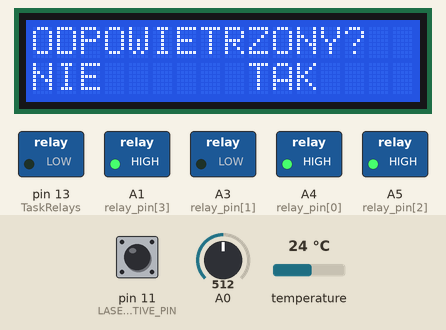
Simulated run of this sketch. Board: Arduino Mega 2560, built with avr-gcc and run on an emulated ATmega2560. Shown: 16×2 character LCD, switched loads named in the sketch (green lamp = pin HIGH). The inputs (shaded band) are chosen by the test bench; at power-on: temperature 24 °C, A0 = 512, pin 11 (LASER_ACTIVE_PIN) HIGH. Pins used as bus, display or sensor lines are not drawn; what the sketch prints to the serial monitor is not drawn.

Above: at 1.2 s.
1.3 s: temperature set to 12 °C
8.0 s: A0 set to 542
9.5 s: A0 set to 573
11.0 s: A0 set to 390
At 11.09 s:
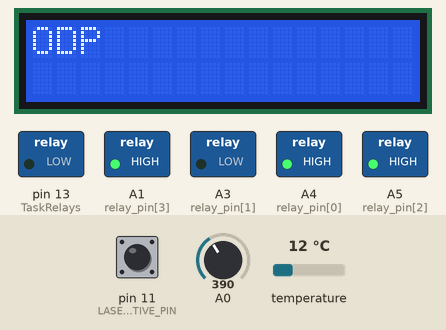
12.5 s: A0 set to 361
At 13.8 s:
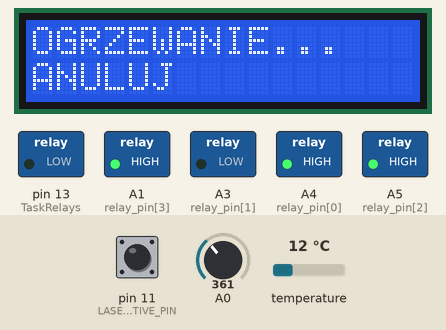
14.1 s: A0 set to 716
Timing chart, 0 to 16.6 s (numbered marks = the images above; inputs shaded):
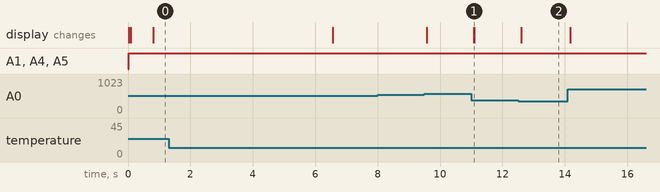

The sketch:

refrigerator-regulator.ino
```cpp
#include <Arduino_FreeRTOS.h>
#include <LiquidCrystal.h>
#include "Buttons.hpp"
#include "Relays.hpp"
#include "TemperatureSensor.hpp"
#include "PowerRegulation.hpp"
#include "ExtractorRegulator.hpp"
#include "FridgeRegulator.hpp"
#include "config.hpp"
#include "LCD.hpp"

#if defined(__AVR_ATmega2560__)
const int TASK_STACK_SMALL = 64;
const int TASK_STACK_HUGE = 256;
#else
#error It wont fit...
#endif


void setup() {
     Serial.begin(115200);
     Serial.println("# Refrigerator Regulator!");
     Serial.println();

  xTaskCreate(
    TaskTemperatureSensor
    ,  NULL
    ,  TASK_STACK_HUGE
    ,  NULL
    ,  1
    ,  NULL );

  xTaskCreate(
    TaskPowerRegulation
    ,  NULL
    ,  TASK_STACK_SMALL
    ,  NULL
    ,  2
    ,  NULL );

  xTaskCreate(
    TaskReadButtons
    ,  NULL
    ,  TASK_STACK_SMALL
    ,  NULL
    ,  2  // Priority
    ,  NULL );

  xTaskCreate(
    TaskRelays
    ,  NULL
    ,  TASK_STACK_SMALL
    ,  NULL
    ,  3  // Priority
    ,  NULL );

  xTaskCreate(
    TaskRefrigeratorRegulator
    ,  NULL
    ,  TASK_STACK_SMALL
    ,  NULL
    ,  3  // Priority
    ,  NULL );

    xTaskCreate(
      TaskExtractorRegulator
      ,  NULL
      ,  TASK_STACK_SMALL
      ,  NULL
      ,  3  // Priority
      ,  NULL );


  xTaskCreate(
    TaskPrintToLCD
    ,  NULL
    ,  TASK_STACK_HUGE*2
    ,  NULL
    ,  0  // Priority
    ,  NULL );

}

float current_temperature = 0.0;
int lcd_key = btnNONE;
int laser_active = 0;
bool force_extraction = false;
bool venting_confiirmed = false;
bool powering_off = false;

byte relay_states[] = {LOW, HIGH, LOW, LOW};

void loop() {
}
```

Buttons.cpp
```cpp
#include "Buttons.hpp"
#include <Arduino_FreeRTOS.h>
#include <Arduino.h>
#include "config.hpp"

extern int lcd_key;
extern int laser_active;

inline int read_LCD_buttons(){
    int adc_key_in = analogRead(0);
    if (adc_key_in > 1000) return btnNONE;
    if (adc_key_in < 50)   return btnRIGHT;
    if (adc_key_in < 195)  return btnUP;
    if (adc_key_in < 380)  return btnDOWN;
    if (adc_key_in < 555)  return btnLEFT;
    if (adc_key_in < 790)  return btnSELECT;
    return btnNONE;
}

void check_laser_active(){
  laser_active = digitalRead(LASER_ACTIVE_PIN) == LOW;
}

void TaskReadButtons(void *pvParameters)
{
  (void) pvParameters;
  for (;;)
  {
    lcd_key = read_LCD_buttons();
    laser_active = digitalRead(LASER_ACTIVE_PIN) == LOW;
    Serial.print("LASER PIN: ");
    Serial.println(laser_active);
    vTaskDelay(60 / portTICK_PERIOD_MS);
  }
}
```

Buttons.hpp
```cpp
enum { btnRIGHT, btnUP, btnDOWN, btnLEFT, btnSELECT, btnNONE };
void TaskReadButtons(void *pvParameters);
```

ExtractorRegulator.cpp
```cpp
#include <Arduino_FreeRTOS.h>
#include <Arduino.h>
#include "config.hpp"
#include "ExtractorRegulator.hpp"
#include "Relays.hpp"

extern int laser_active;
extern bool force_extraction;

void TaskExtractorRegulator(void *pvParameters)
{
    (void) pvParameters;
    for(;;){
      if(force_extraction or laser_active){
        relay_enable(RELAY_EXHAUST);
      }else{
        relay_disable(RELAY_EXHAUST);
      }
      vTaskDelay(100 / portTICK_PERIOD_MS);
  }
}
```

ExtractorRegulator.hpp
```cpp
void TaskExtractorRegulator(void *pvParameters);
```

FridgeRegulator.cpp
```cpp
#include <Arduino_FreeRTOS.h>
#include <Arduino.h>
#include "config.hpp"
#include "Relays.hpp"
#include "FridgeRegulator.hpp"

enum states {
  IDLING, COOLING
};

int state = IDLING;
long state_change_time = 0;

extern float current_temperature;

bool cooling_enabled = false;

bool can_cool(){
  return (cooling_enabled and relay_status(RELAY_PUMP));
}

bool fridge_rested(){
  return state_change_time == 0 or ((millis() - state_change_time) > fridge_cycle_time);
}

bool can_disable_pump(){
  return (state == IDLING) and fridge_rested();
}

void go_cooling(){
  Serial.println("# REFRIGERATOR IS GOING ON!");
  state = COOLING;
  relay_enable(RELAY_REFRIGERATOR);
  state_change_time = millis();
}

void go_idling(){
  Serial.println("# REFRIGERATOR IS GOING OFF!");
  state = IDLING;
  relay_disable(RELAY_REFRIGERATOR);
  state_change_time = millis();
}

void TaskRefrigeratorRegulator(void *pvParameters)
{
    (void) pvParameters;
    state_change_time = 0;

    for(;;){
      if(can_cool()){
        if (state == IDLING) {
          if (cooling_enabled and current_temperature > temperature_high_threshold and fridge_rested()) {
            go_cooling();
          }
        } else if (state == COOLING) {
          if (current_temperature < temperature_low_threshold) {
            go_idling();
          }
        }
      }else if(state == COOLING) {
        go_idling();
      }
      vTaskDelay(5000 / portTICK_PERIOD_MS);
  }
}
```

FridgeRegulator.hpp
```cpp
void TaskRefrigeratorRegulator(void *pvParameters);
bool can_disable_pump();
```

PowerRegulation.cpp
```cpp
#include <Arduino_FreeRTOS.h>
#include <Arduino.h>
#include "config.hpp"
#include "PowerRegulation.hpp"

byte pwmLevel = 70;


inline void setPwmFrequency() {
    TCCR3B = TCCR3B & 0b11111000 | 0x01;
}

void TaskPowerRegulation(void *pvParameters)
{
    (void) pvParameters;

     pinMode(power_regulation_pin, OUTPUT);
     setPwmFrequency();

    for(;;){
      analogWrite(
          power_regulation_pin,
          map(pwmLevel, 0, 100, lower_power_limit, upper_power_limit)
      );
      vTaskDelay(60 / portTICK_PERIOD_MS);
  }
}
```

PowerRegulation.hpp
```cpp
void TaskPowerRegulation(void *pvParameters);
```

Relays.cpp
```cpp
#include <Arduino_FreeRTOS.h>
#include <Arduino.h>
#include "config.hpp"
#include "Relays.hpp"
#include "FridgeRegulator.hpp"

extern byte relay_states[4];
extern bool venting_confiirmed;
extern bool powering_off;


void relay_enable(byte relay){
    relay_states[relay] = HIGH;
}

void relay_disable(byte relay){
    relay_states[relay] = LOW;
}

bool relay_status(byte relay){
    return relay_states[relay];
}


void TaskRelays(void *pvParameters)
{
    (void) pvParameters;

    pinMode(13, OUTPUT);

    for(auto i = 0; i<4; i++){
      digitalWrite(relay_pin[i], HIGH);
      pinMode(relay_pin[i], OUTPUT);
    }

    for(;;){
      if(powering_off){
        relay_states[RELAY_LASER_ENABLE] = LOW;
        if(can_disable_pump()){
          digitalWrite(SELF_POWERDOWN, LOW);
        }
      }else{
        relay_states[RELAY_LASER_ENABLE] = relay_states[RELAY_PUMP] && venting_confiirmed;
      }
      digitalWrite(13, relay_states[RELAY_LASER_ENABLE]);

      for(char i = 0; i<4; i++){
        if(i != RELAY_PUMP or relay_status(RELAY_PUMP) or can_disable_pump()){
          digitalWrite(relay_pin[i], !relay_states[i]);
        }
      }
      vTaskDelay(60 / portTICK_PERIOD_MS);
  }
}
```

Relays.hpp
```cpp
void TaskRelays(void *pvParameters);
void relay_enable(byte relay);
void relay_disable(byte relay);
bool relay_status(byte relay);
```

TemperatureSensor.cpp
```cpp
#include <Arduino_FreeRTOS.h>
#include <OneWire.h>
#include <DallasTemperature.h>
#include "TemperatureSensor.hpp"
#include "config.hpp"

extern float current_temperature;

void TaskTemperatureSensor(void *pvParameters)
{
  (void) pvParameters;

  OneWire oneWire(ONE_WIRE_BUS);
  DallasTemperature sensors(&oneWire);
  sensors.begin();

  for(;;)
  {
    sensors.requestTemperatures();
    current_temperature = sensors.getTempCByIndex(0);
    vTaskDelay(5000 / portTICK_PERIOD_MS);
  }
}
```

TemperatureSensor.hpp
```cpp
void TaskTemperatureSensor(void *pvParameters);
```

config.hpp
```cpp
#include <Arduino.h>

const byte LCD_RS = 8;
const byte LCD_E = 9;
const byte LCD_D4 = 4;
const byte LCD_D5 = 5;
const byte LCD_D6 = 6;
const byte LCD_D7 = 7;

const int ONE_WIRE_BUS = 2;
const int LASER_ACTIVE_PIN = 11;
const int SELF_POWERDOWN = 22;

const float temperature_low_threshold = 14.0;
const float temperature_high_threshold = 24.0;
const int interval = 3000;

const unsigned int relay_pin[] = {A4, A3, A5, A1};

enum relays {
  RELAY_REFRIGERATOR, RELAY_PUMP, RELAY_EXHAUST, RELAY_LASER_ENABLE
};

const int power_regulation_pin = 3;

const long fridge_cycle_time = 600000L;

const int lower_power_limit = 220;
const int upper_power_limit = 75;

/*
 * Pins in use:
 * Serial 0-1
 * one wire: 2
 * power regulation: 3
 * LCD 4-9
 * wtf?! 10
 * laser active 11
 * LED 13
 * Buttons: A0
 * Relays A1, A3, A4, A5
 *
 */


 /*
  * Relays
  * 1 - water pump
  * 2 - cooler
  * 3 - exhaust fan + air assist
  * 4 - (laser enable?)
  */
```

LCD.cpp
```cpp
#include <Arduino_FreeRTOS.h>
#include <LiquidCrystal.h>
#include <LiquidMenu.h>
#include "Buttons.hpp"
#include "LCD.hpp"
#include "config.hpp"
#include "Relays.hpp"
#include <Arduino.h>

LiquidCrystal lcd(LCD_RS, LCD_E, LCD_D4, LCD_D5, LCD_D6, LCD_D7);

extern byte pwmLevel;
extern byte relay_states[4];

// PERIPHERIALS SCREEN
extern float current_temperature;
extern bool cooling_enabled;
extern bool force_extraction;
extern bool venting_confiirmed;
extern bool powering_off;

float last_temperature = 0.0;
LiquidLine temperature_line(0, 0, last_temperature, "\337C");
LiquidLine power_line(8, 0, "PWR:", pwmLevel, "%");

// LiquidLine cooling_line(0, 1, "COOL:", cooling_enabled);
// LiquidLine exhaust_line(8, 1, "EXHA:", last_laser_active);
LiquidLine powerdown_line(0, 0, "WYLACZ LASER?");
LiquidLine exhaust_line(0, 1, "WENTYLUJ?: ", relay_states[RELAY_EXHAUST]);

// LiquidLine laser_active_line(14, 1, laser_active);

//
// void cooling_off(){
//   cooling_enabled = false;
//   relay_disable(RELAY_PUMP);
// }
// void cooling_on(){
//   relay_enable(RELAY_PUMP);
//   cooling_enabled = true;
// }

void exhaust_on(){
  force_extraction = true;
}
void exhaust_off(){
  force_extraction = false;
}

// POWER SCREEN
LiquidLine pwm_line(0, 0, "Power: ", pwmLevel, "%");
LiquidLine pwm_coarse_line(0, 1, "COARSE");
LiquidLine pwm_fine_line(9, 1, "FINE");

LiquidScreen peripherials_screen(temperature_line, power_line, pwm_coarse_line, pwm_fine_line);
LiquidScreen secondary_screen(powerdown_line, exhaust_line);

void pwm_up_coarse(){
  pwmLevel = min(pwmLevel + 10, 100);
}

void pwm_down_coarse(){
  pwmLevel = max(pwmLevel - 10, 0);
}

void pwm_up_fine(){
  pwmLevel = min(pwmLevel + 2, 100);
}

void pwm_down_fine(){
  pwmLevel = max(pwmLevel - 2, 0);
}

extern int lcd_key;
LiquidMenu menu(lcd);

inline void setupLCD(){
  lcd.begin(16, 2);
  lcd.setCursor(0,0);
}

LiquidLine powering_off_line(0, 0, "OGRZEWANIE...");
LiquidLine cancel_powering_off_line(0, 1, "ANULUJ");
LiquidScreen powering_off_screen(powering_off_line, cancel_powering_off_line);
LiquidMenu powering_off_menu(lcd, powering_off_screen);

LiquidLine vented_line(0, 0, "ODPOWIETRZONY?");
LiquidLine vented_no_line(0, 1, "NIE");
LiquidLine vented_yes_line(9, 1, "TAK");
LiquidScreen vented_screen(vented_line, vented_no_line, vented_yes_line);
LiquidMenu startupMenu(lcd, vented_screen);

LiquidSystem menu_system(startupMenu, menu, powering_off_menu);

void switch_to_running(){
  menu_system.change_menu(menu);
  venting_confiirmed=true;
  cooling_enabled = true;
}

void power_off(){
  cooling_enabled = false;
  venting_confiirmed = false;
  powering_off = true;
  menu_system.change_menu(powering_off_menu);
}

void cancel_power_off(){
  powering_off = false;
  venting_confiirmed = true;
  cooling_enabled = true;
  menu_system.change_menu(menu);
}

void configurePoweringOffMenu(){
  cancel_powering_off_line.attach_function(1, cancel_power_off);
  cancel_powering_off_line.attach_function(2, cancel_power_off);
}

void configureStartupMenu(){
  vented_no_line.attach_function(1, power_off);
  vented_no_line.attach_function(2, power_off);
  vented_yes_line.attach_function(1, switch_to_running);
  vented_yes_line.attach_function(2, switch_to_running);
}

void configureMenu(){
  // cooling_line.attach_function(1, cooling_on);
  // cooling_line.attach_function(2, cooling_off);

  pwm_coarse_line.attach_function(1, pwm_up_coarse);
  pwm_coarse_line.attach_function(2, pwm_down_coarse);
  pwm_fine_line.attach_function(1, pwm_up_fine);
  pwm_fine_line.attach_function(2, pwm_down_fine);
  // power_line.attach_function(1, pwm_up_coarse);
  // power_line.attach_function(2, pwm_down_coarse);
  menu.add_screen(peripherials_screen);

  powerdown_line.attach_function(1, power_off);
  powerdown_line.attach_function(2, power_off);
  exhaust_line.attach_function(1, exhaust_on);
  exhaust_line.attach_function(2, exhaust_off);
  menu.add_screen(secondary_screen);
}

void TaskPrintToLCD(void *pvParameters)
{
  (void) pvParameters;

  pinMode(SELF_POWERDOWN, OUTPUT);
  digitalWrite(SELF_POWERDOWN, HIGH);


  setupLCD();
  configureStartupMenu();
  configureMenu();
  configurePoweringOffMenu();

  int last_lcd_key = 0;
  for(;;){
    if(last_temperature != current_temperature){
      last_temperature = current_temperature;
      menu_system.update();
    }

    if(last_lcd_key != lcd_key){
      last_lcd_key = lcd_key;

      switch (lcd_key){
           case btnRIGHT:{
               menu_system.next_screen();
                break;
           }
           case btnLEFT:{
                 menu_system.previous_screen();
                 break;
           }
           case btnUP:{
                 menu_system.call_function(1);
                 break;
           }
           case btnDOWN:{
                 menu_system.call_function(2);
                 break;
           }
           case btnSELECT:{
                 menu_system.switch_focus();
                 break;
           }
           case btnNONE:{
                 break;
           }
      }
    }
    vTaskDelay(60 / portTICK_PERIOD_MS);
  }
}
```

LCD.hpp
```cpp
void TaskPrintToLCD(void *pvParameters);
```

Measured:
- the behaviour switches between 380 and 379 on A0 (found by bisection; images 1 and 2)
- after the input at 8.0 s, every drawn part: stays the same
- after the input at 11.0 s, the display: changes after 0.09 s (image 1)
- after the input at 12.5 s, the display: changes after 0.10 s (image 2)
